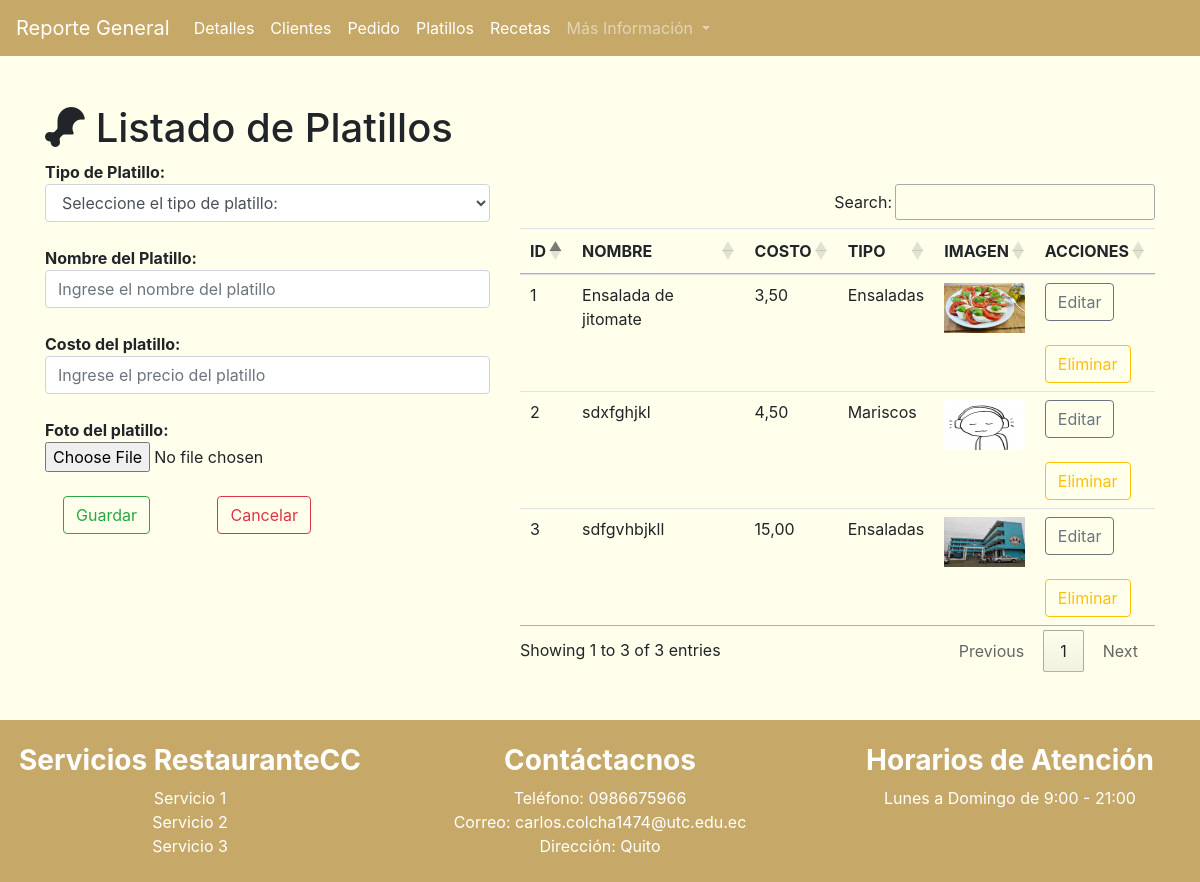
Screenshot of /listadoPlatillos/ with the database file from the repository.
### Aplicaciones/FacturacionCC/models.py (models this page shows, shortened)
class Platillo(models.Model):
    id_cc=models.AutoField(primary_key=True)
    nombre_cc=models.CharField(max_length=150)
    costou_cc=models.DecimalField(max_digits=10, decimal_places=2, null=True, blank=True)
    foto_cc=models.FileField(upload_to='platillos',null=True,blank=True)
    tipo_cc=models.ForeignKey(Tipo,null=True,blank=True, on_delete=models.PROTECT)

class Tipo(models.Model):
    id_cc=models.AutoField(primary_key=True)
    nombre_cc=models.CharField(max_length=150)
    dificultad_cc=models.CharField(max_length=150)
    descripcion_cc=models.TextField()

### Aplicaciones/FacturacionCC/views.py (the view)
# urls.py: path('listadoPlatillos/',views.listadoPlatillos),
def listadoPlatillos(request):
    platilloBdd=Platillo.objects.all()
    tipoBdd=Tipo.objects.all()
    return render(request,'listadoPlatillos.html',{'platillos':platilloBdd,'tipos':tipoBdd})

### Aplicaciones/FacturacionCC/templates/listadoPlatillos.html (shortened to what this page needs)
{% extends "./plantilla.html" %}
{% block contenido %}
    <h1><i class="fas fa-drumstick-bite"></i> Listado de Platillos</h1>
    <div class="row">
      <div class="col-md-5">
        <form class="" action="/guardarPlatillo/" method="post" enctype="multipart/form-data" id="frm_nuevo_platillo">
          <b>Tipo de Platillo: </b>
          <select class="form-control" name="id_tipo" id="id_tipo" required>
            <option value="">Seleccione el tipo de platillo:</option>
          </select>
          <br>
          <b>Nombre del Platillo:</b>
          <input type="text" name="nombre_cc" id="nombre_cc" value="" placeholder="Ingrese el nombre del platillo" class="form-control" required><br>
          <b>Costo del platillo: </b>
          <input type="number" name="costou_cc" id="costou_cc" value="" placeholder="Ingrese el precio del platillo" class="form-control" step="0.01" required><br>
          <b>Foto del platillo: </b>
          <input type="file" name="foto_cc" id="foto_cc" value="" placeholder="Seleccione la foto del platillo" class="form-control-file" accept="image/*" required><br>
          &nbsp; &nbsp;&nbsp;<button type="submit" name="button" class="btn btn-outline-success">Guardar</button>&nbsp; &nbsp;&nbsp;&nbsp;&nbsp;&nbsp;&nbsp;&nbsp;&nbsp;&nbsp;&nbsp;&nbsp;&nbsp;
          <button type="reset" name="button" class="btn btn-outline-danger">Cancelar</button>
        </form>
      </div>
      <div class="col-md-7">
        <br>
        <table class="table" id="tbl_platillo">
          <thead>
            <tr>
              <th>ID</th>
              <th>NOMBRE</th>
              <th>COSTO</th>
              <th>TIPO</th>
              <th>IMAGEN</th>
              <th>ACCIONES</th>
            </tr>
          </thead>
          <tbody>
            {% for platillo in platillos %}
              <tr>
                <td>{{platillo.id_cc}}</td>
                <td>{{platillo.nombre_cc}}</td>
                <td>{{platillo.costou_cc}}</td>
                <td>{{platillo.tipo_cc.nombre_cc}}</td>
                <td>
                  {% if platillo.foto_cc %}
                  <a href="{{platillo.foto_cc.url}}" alt="" target="_blank">
                  <img src="{{platillo.foto_cc.url}}" alt="" style="width:100%; height:50px;"></a>
                  {% else %}
                    <b>N/A</b>
                  {% endif %}
                </td>
                <td>
                      <a href="/editarPlatillo/{{platillo.id_cc}}" class="btn btn-outline-secondary">Editar</a><br><br>
                      <a href="javascript:void(0)"onclick="eliminarPlatillo('/eliminarPlatillo/{{platillo.id_cc}}');" class="btn btn-outline-warning">Eliminar</a>
                </td>
              </tr>
            {% endfor %}
          </tbody>
        </table>
      </div>
    </div>
{% endblock %}

### rows the page displays
Platillo: id_cc "1", nombre_cc "Ensalada de jitomate", costou_cc "3,50", tipo_cc.nombre_cc "Ensaladas", foto_cc (picture)
Platillo: id_cc "2", nombre_cc "sdxfghjkl", costou_cc "4,50", tipo_cc.nombre_cc "Mariscos", foto_cc (picture)
Platillo: id_cc "3", nombre_cc "sdfgvhbjkll", costou_cc "15,00", tipo_cc.nombre_cc "Ensaladas", foto_cc (picture)
